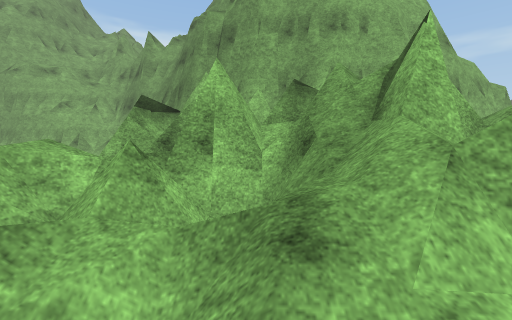
[1] (above)

14 first-person views from a walk through a 3-D level made in the Unity game engine. The camera is 1.3 m above the floor, tilts 4° down and sees 90° across. The floor is counted in squares, 0.9 m on a side. Each view is taken from the middle of a square. On the plan, view 1 faces up. The plan holds only what a view shows up to about 13 squares ahead; the rest is blank. The place goes on beyond the plan. Some trees and plants on the terrain are drawn as simple stand-ins. The player character is not drawn. Some animated figures are left out. Surface patterns are stand-ins for the level's own textures.

[2]
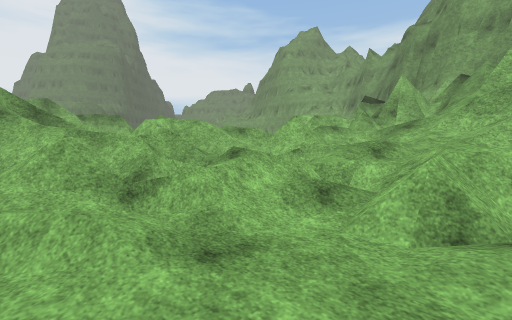

[3]
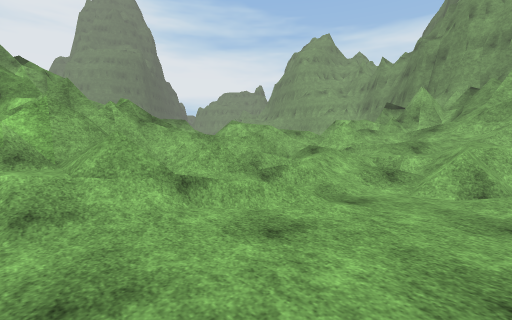

[4]
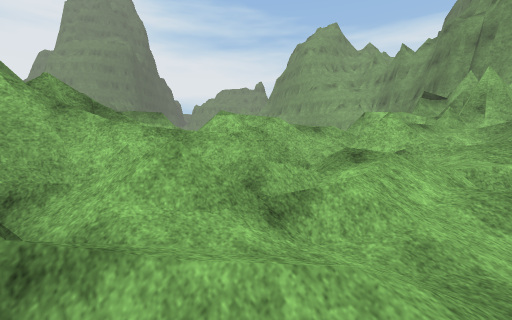

[5]
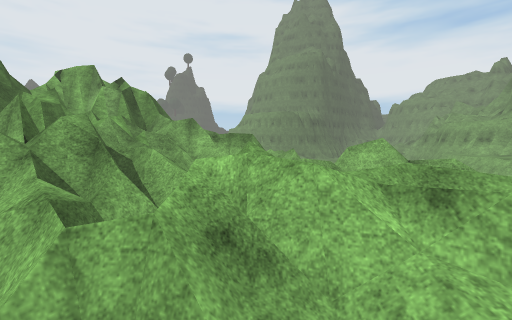

[6]
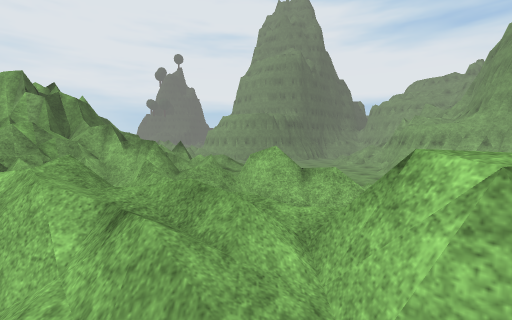

[7]
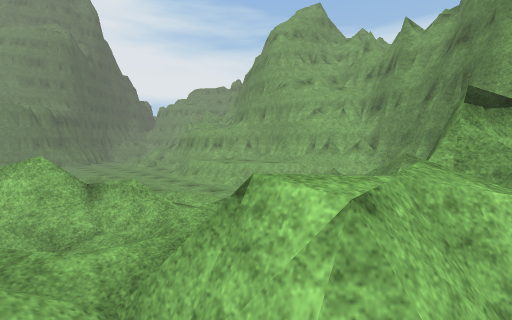

[8]
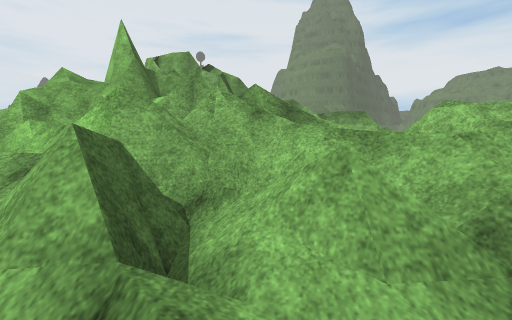

[9]
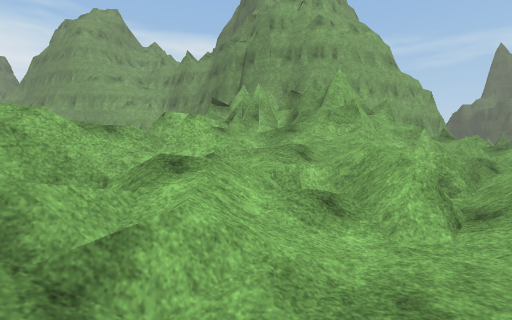

[10]
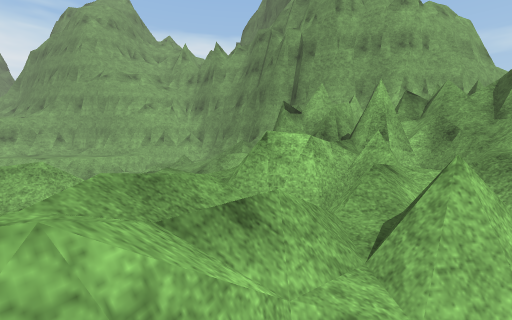

[11]
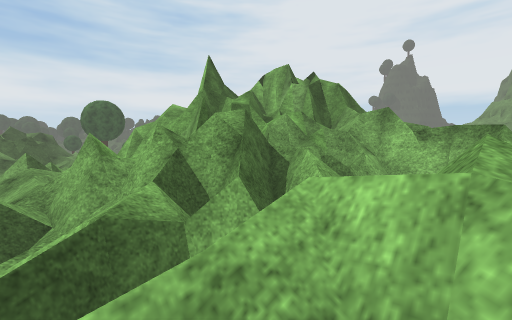

[12]
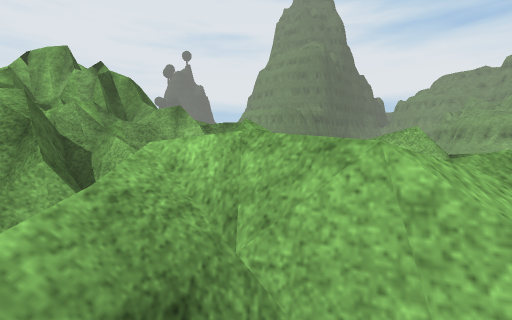

[13]
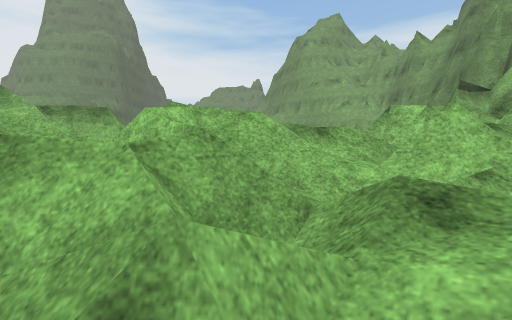

[14]
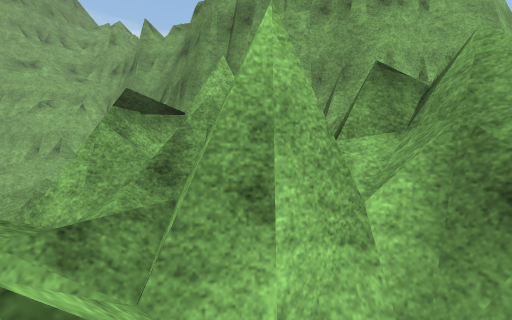

### Floor plan
Key: @ floor where view 1 was taken; # wall or solid block; x gap in a wall; . main floor; : floor 0.25 m higher than the main floor; + floor 0.5 m higher than the main floor; * floor 1.5 m higher than the main floor; % floor 1.75 m higher than the main floor; & floor 3.75 m higher than the main floor; $ floor 4 m higher than the main floor; / step, stairs or slope; = window, fence, low wall or low ledge; ^ raised ledge; v drop or lower ground.
Columns run from 18 left of view 1 to 3 right of it. Each row starts with its distance up from view 1.
 16             ##
 15             =
 14
 13                    ###
 12             ==     ###
 11                      =
 10            =%
  9            xx ###  v v
  8               #### =vv
  7               #=###=$
  6                 ####&
  5        =/ =/  =#####=#
  4        ==//*/ =v===/=#
  3       =^=///*=#v=////#
  2       ##+  */x=/////=#
  1    =#=#=  /*///// //##
  0      ===  ////#==/@//
 -1    /=  =   ///#=/////#
 -2    *=##////%/=/  ////=
 -3     =##=//##=//////:==
 -4     ##=   =#%/=/////=/
 -5   ==###    vvv=///....
 -6   =######vvvv=##/.....
 -7 x  ##   #=#==#==:/:...
 -8 #=#=    ###==#////....
 -9 ####     ###====/.....
-10           ####==/.....
-11            ##///.....
-12             #///.... .

Where each view was taken, in squares from view 1:
view 1: 0 up, 0 right, facing up
view 2: 8 down, 3 right, facing up-left
view 3: 12 down, 3 right, facing up-left
view 4: 9 down, 0 right, facing up-left
view 5: 3 down, 2 left, facing left
view 6: 1 up, 2 left, facing left
view 7: 1 up, 3 left, facing up-left
view 8: 8 down, 1 left, facing left
view 9: 8 down, 1 left, facing up
view 10: 3 down, 5 left, facing up
view 11: 3 down, 5 left, facing down-left
view 12: 3 down, 4 left, facing left
view 13: 6 down, 2 left, facing up-left
view 14: 3 up, 1 left, facing up
